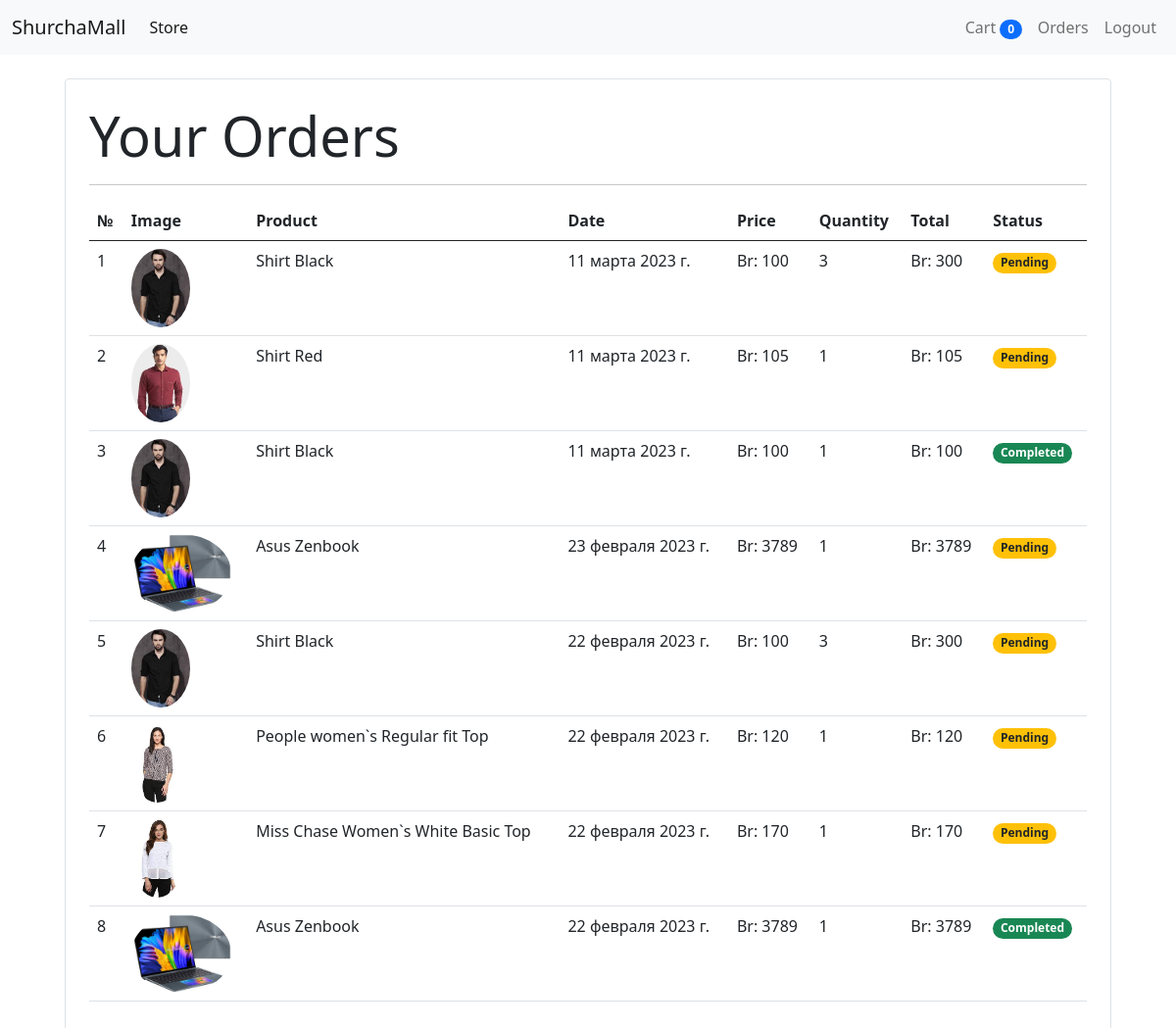
The app's page /orders (signed in) with its own data.
### store/models/orders.py (models this page shows, shortened)
class Order(models.Model):
    product = models.ForeignKey(Product, on_delete=models.CASCADE)
    customer = models.ForeignKey(Customer, on_delete=models.CASCADE)
    quantity = models.IntegerField(default=1)
    price = models.IntegerField()
    address = models.CharField(max_length=50, default='', blank=True)
    phone = models.CharField(max_length=50, default='', blank=True)
    date = models.DateField(default=datetime.datetime.today)
    status = models.BooleanField(default=False)
    @staticmethod
    def get_orders_by_customer(customer_id):
        return Order\
            .objects\
            .filter(customer=customer_id)\
            .order_by('-date')

### store/models/product.py (models this page shows, shortened)
class Product(models.Model):
    name = models.CharField(max_length=50)
    price = models.IntegerField(default=0)
    category = models.ForeignKey(Category, on_delete=models.CASCADE, default=1)
    description = models.CharField(max_length=200, default='', null=True, blank=True)
    image = models.ImageField(upload_to='uploads/products/')

### store/middlewares/auth.py (the view)
    def middleware(request):
        print(request.session.get('customer'))
        returnUrl = request.META['PATH_INFO']
        print(request.META['PATH_INFO'])
        if not request.session.get('customer'):
            return redirect(f'login?return_url={returnUrl}')
        response = get_response(request)
        return response

### store/templatetags/custom_filter.py (called while the page is built)
@register.filter(name='currency')
def currency(number):
    return 'Br: '+str(number)

@register.filter(name='multiply')
def multiply(number, number1):
    return number * number1

### store/views/orders.py (called while the page is built)
    def get(self, request):
        customer = request.session.get('customer')
        orders = Order.get_orders_by_customer(customer)
        print(orders)
        return render(request, 'orders.html', {'orders': orders})

### store/templates/orders.html
{% extends 'base.html' %} {% block content %} {% load cart %}
{% load custom_filter %}
<div class="container">
  <div class="border rounded p-4 m-4">
    <p class="display-4 pl-4 ml-4">Your Orders</p>
    <hr/>
    <table class="table">
      <thead>
        <tr>
          <th>№</th>
          <th>Image</th>
          <th>Product</th>
          <th>Date</th>
          <th>Price</th>
          <th>Quantity</th>
          <th>Total</th>
          <th>Status</th>
        </tr>
      </thead>
      <tbody>
        {% for order in orders %}
          <tr>
          <td>{{forloop.counter}}</td>
          <td>
            <img
              style="height: 80px"
              class="rounded-circle"
              src="{{order.product.image.url}}"
              alt=""
            />
          </td>
          <td>{{order.product.name}}</td>
          <td>{{order.date}}</td>
          <td>{{order.price|currency}}</td>
          <td>{{order.quantity}}</td>
          <td>{{order.quantity|multiply:order.price|currency}}</td>
          {% if order.status %}
          <td><span class="badge rounded-pill bg-success">Completed</span></td>
          {% else %}
          <td><span class="badge rounded-pill bg-warning text-dark">Pending</span>
</td>
          {% endif %}
        </tr>
        {% endfor %}
      </tbody>
    </table>
  </div>
</div>
{% endblock %}

### records on screen
Order: product.image (picture), product.name "Shirt Black", date "11 марта 2023 г.", price "Br: 100", quantity "3", quantity|multiply "Br: 300", status "Pending"
Order: product.image (picture), product.name "Shirt Red", date "11 марта 2023 г.", price "Br: 105", quantity "1", quantity|multiply "Br: 105", status "Pending"
Order: product.image (picture), product.name "Shirt Black", date "11 марта 2023 г.", price "Br: 100", quantity "1", quantity|multiply "Br: 100", status "Completed"
Order: product.image (picture), product.name "Asus Zenbook", date "23 февраля 2023 г.", price "Br: 3789", quantity "1", quantity|multiply "Br: 3789", status "Pending"
Order: product.image (picture), product.name "Shirt Black", date "22 февраля 2023 г.", price "Br: 100", quantity "3", quantity|multiply "Br: 300", status "Pending"
Order: product.image (picture), product.name "People women`s Regular fit Top", date "22 февраля 2023 г.", price "Br: 120", quantity "1", quantity|multiply "Br: 120", status "Pending"
Order: product.image (picture), product.name "Miss Chase Women`s White Basic Top", date "22 февраля 2023 г.", price "Br: 170", quantity "1", quantity|multiply "Br: 170", status "Pending"
Order: product.image (picture), product.name "Asus Zenbook", date "22 февраля 2023 г.", price "Br: 3789", quantity "1", quantity|multiply "Br: 3789", status "Completed"

### other values on screen
{{ request.session.cart.keys|length }} "0"
